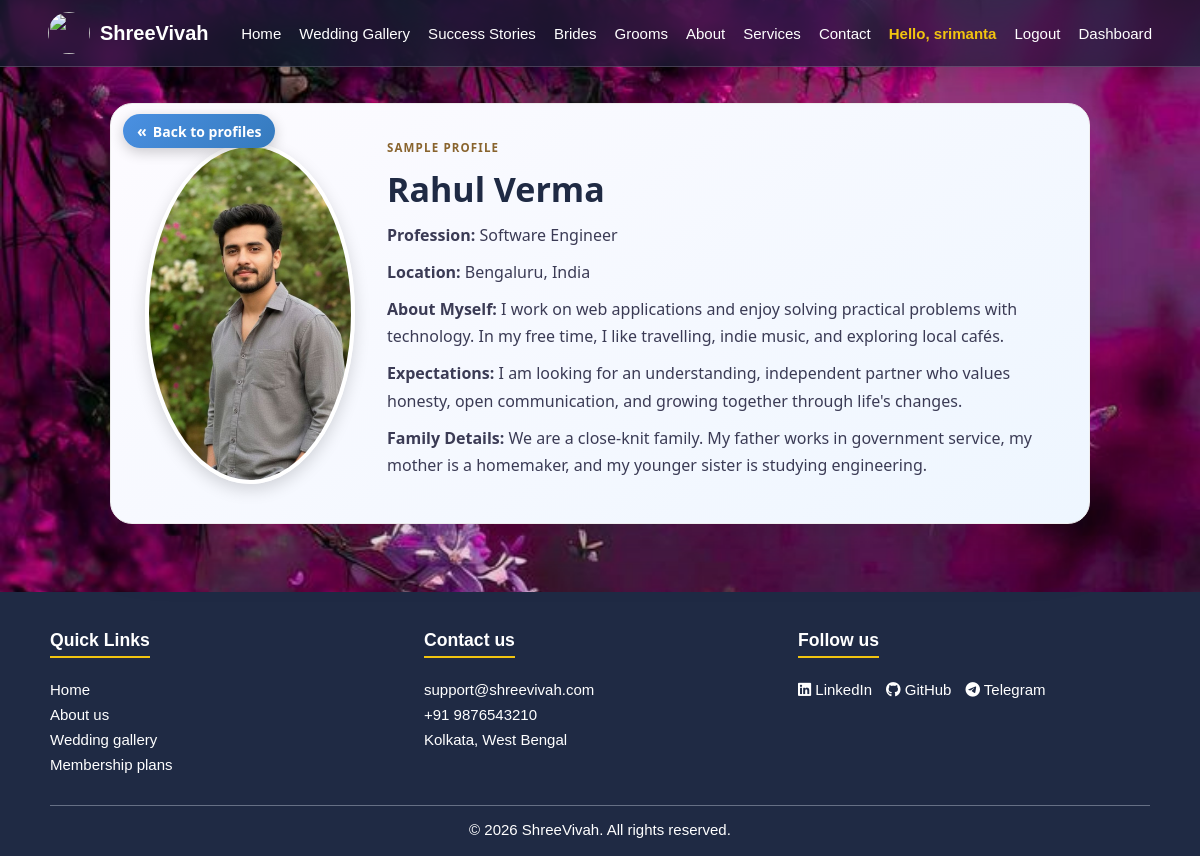
Page /profiles/rahul/ (signed in) on the committed database.
### main/models.py (models this page shows, shortened)
class GroomProfile(models.Model):
    user = models.ForeignKey(User, on_delete=models.SET_NULL, blank=True, null=True)
    slug = models.SlugField(max_length=120, blank=True, null=True, unique=True)
    name = models.CharField(max_length=100)
    profession = models.CharField(max_length=120, blank=True)
    location = models.CharField(max_length=160, blank=True)
    about = models.TextField()
    expectations = models.TextField(blank=True)
    family = models.TextField(blank=True)
    photo = models.ImageField(upload_to="groom_photos/", blank=True, null=True)
    image_path = models.CharField(max_length=255, blank=True)
    is_sample = models.BooleanField(default=False)
    is_featured = models.BooleanField(default=False)
    class Meta:
        ordering = ("-is_featured", "name")

### profiles/views.py (the view)
# urls.py: path('rahul/', views.rahul, name='rahul'),
@login_required
def rahul(request):
    return render_profile(request, "rahul")

### profiles/views.py (called while the page is built)
def render_profile(request, slug):
    profile = BrideProfile.objects.filter(slug=slug).first()
    profile_list_url = "bride"
    if profile is None:
        profile = GroomProfile.objects.filter(slug=slug).first()
        profile_list_url = "groom"
    if profile is None:
        raise Http404("Profile not found.")
    return render(
        request,
        "profiles/extra_profile.html",
        {"profile": profile, "profile_list_url": profile_list_url},
    )

### profiles/templates/profiles/extra_profile.html (shortened to what this page needs)
{% load static %}
<!DOCTYPE html>
<html lang="en">
<head>
  <link rel="stylesheet" href="{% static 'profiles/css/user.css' %}?v=4">
</head>
<body>
  {% include "main/navbar.html" %}
  <main class="profile-container">
    <article class="profile-card">
      <a class="back-btn" href="{% if profile_list_url %}{% url profile_list_url %}{% elif profile.gender == 'bride' %}{% url 'bride' %}{% else %}{% url 'groom' %}{% endif %}">Back to profiles</a>
      <div class="profile-image">
        {% if profile.photo %}
          <img src="{{ profile.photo.url }}" alt="{{ profile.name }}">
        {% elif profile.image_path %}
          <img src="{% static profile.image_path %}" alt="{{ profile.name }}">
        {% else %}
          <div class="profile-photo-placeholder" aria-hidden="true">{{ profile.name|first|upper }}</div>
        {% endif %}
      </div>
      <div class="profile-details">
        <p class="sample-profile-label">{% if profile.is_sample %}Sample profile{% else %}Member profile{% endif %}</p>
        <h1>{{ profile.name }}</h1>
        <p><strong>Profession:</strong> {{ profile.profession }}</p>
        <p><strong>Location:</strong> {{ profile.location }}</p>
        <p><strong>About Myself:</strong> {{ profile.about }}</p>
        <p><strong>Expectations:</strong> {{ profile.expectations }}</p>
        <p><strong>Family Details:</strong> {{ profile.family }}</p>
      </div>
    </article>
  </main>
  {% include "main/footer.html" %}
</body>
</html>

### main/templates/main/navbar.html (shortened to what this page needs)
{% load static %}
<link rel="stylesheet" href="{% static 'main/css/site-shell.css' %}?v=2">
<link rel="stylesheet" href="https://cdnjs.cloudflare.com/ajax/libs/font-awesome/6.5.0/css/all.min.css">
{% url 'index' as home_url %}
{% url 'work' as work_url %}
{% url 'success_stories' as stories_url %}
{% url 'bride' as bride_url %}
{% url 'groom' as groom_url %}
{% url 'about' as about_url %}
{% url 'services' as services_url %}
{% url 'contact' as contact_url %}
<header class="site-header">
  <a class="site-brand" href="{% url 'index' %}">
    <img src="{% static 'main/images/1.png' %}" alt="">
    <span>ShreeVivah</span>
  </a>
  <nav class="site-nav" id="site-nav" aria-label="Main navigation">
    <a href="{{ home_url }}"{% if request.path == home_url %} class="is-active" aria-current="page"{% endif %}>Home</a>
    <a href="{{ work_url }}"{% if request.path == work_url %} class="is-active" aria-current="page"{% endif %}>Wedding Gallery</a>
    <a href="{{ stories_url }}"{% if request.path == stories_url %} class="is-active" aria-current="page"{% endif %}>Success Stories</a>
    <a href="{{ bride_url }}"{% if request.path == bride_url %} class="is-active" aria-current="page"{% endif %}>Brides</a>
    <a href="{{ groom_url }}"{% if request.path == groom_url %} class="is-active" aria-current="page"{% endif %}>Grooms</a>
    <a href="{{ about_url }}"{% if request.path == about_url %} class="is-active" aria-current="page"{% endif %}>About</a>
    <a href="{{ services_url }}"{% if request.path == services_url %} class="is-active" aria-current="page"{% endif %}>Services</a>
    <a href="{{ contact_url }}"{% if request.path == contact_url %} class="is-active" aria-current="page"{% endif %}>Contact</a>
    {% if request.user.is_authenticated %}
      <span class="site-nav-user">Hello, {{ request.user.username }}</span>
      <a href="{% url 'logout' %}">Logout</a>
      {% if request.user.is_superuser %}
        <a href="/admin/"{% if request.path|slice:':7' == '/admin/' %} class="is-active" aria-current="page"{% endif %}>Dashboard</a>
      {% endif %}
    {% else %}
      <a href="{% url 'signup' %}">Sign up</a>
      <a href="{% url 'login' %}">Login</a>
    {% endif %}
  </nav>
</header>

### profiles/static/profiles/css/user.css (style rules this page uses)
:root { --card-start: #fdfbff; --card-end: #eef6ff; --text-main: #1f2a44; --text-sub: #3b3b55; --shadow: 0 20px 60px rgba(20, 20, 40, 0.18); }
body { background: url("../images/b1.jpeg") no-repeat center center fixed; background-size: cover; font-family: 'Segoe UI', system-ui, -apple-system, sans-serif; display: flex; flex-direction: column; align-items: stretch; margin: 0; padding: 0; min-height: 100vh; animation: fadeIn 0.9s ease-in-out both; position: relative; overflow-x: hidden; background-color: transparent; }
.profile-container { display: flex; flex: 1 0 auto; align-items: center; max-width: 980px; width: min(92vw, 980px); margin: 36px auto; }
.site-header { flex-shrink: 0; align-self: stretch; }
.profile-card { position: relative; display: flex; gap: clamp(18px, 3vw, 32px); align-items: center; padding: clamp(22px, 4vw, 34px); border-radius: 22px; background: linear-gradient(145deg, var(--card-start), var(--card-end)); box-shadow: var(--shadow); transition: transform .3s ease, box-shadow .3s ease; border: 1px solid #eee; }
.profile-image { position: relative; width: clamp(160px, 24vw, 210px); aspect-ratio: 1/1; border-radius: 50%; flex: 0 0 auto; display: grid; place-items: center; }
.profile-image img { width: 100%; height: 100%; border-radius: 50%; object-fit: cover; border: 4px solid #fff; box-shadow: 0 6px 16px rgba(0,0,0,.15); transition: transform .3s ease; }
.profile-details { flex: 1; animation: slideIn .6s ease-out both; }
.sample-profile-label { margin: 0 0 8px !important; color: #89642e !important; font-size: 0.72rem !important; font-weight: 800; letter-spacing: 0.1em; text-transform: uppercase; }
.profile-details h1 { margin: 0 0 8px; color: var(--text-main); font-size: clamp(26px, 3.4vw, 34px); }
.profile-details p { font-size: clamp(14px, 1.4vw, 16px); margin: 10px 0; line-height: 1.7; color: var(--text-sub); }
.back-btn { text-decoration: none; position: absolute; top: 10px; left: 12px; font-size: 14px; font-weight: 600; color: #fff; background: linear-gradient(135deg, #4a90e2, #357ABD); padding: 6px 14px; border-radius: 50px; box-shadow: 0 4px 14px rgba(0,0,0,0.2); cursor: pointer; transition: all .3s ease; display: flex; align-items: center; gap: 6px; user-select: none; z-index: 5; }
.back-btn::before { content: "«"; font-size: 16px; transition: transform .3s ease; }

### main/static/main/css/site-shell.css (style rules this page uses)
.site-header, .site-footer { font-family: Arial, sans-serif; }
.site-header { position: sticky; top: 0; z-index: 1100; display: flex; flex: 0 0 auto; align-items: center; justify-content: space-between; gap: 18px; width: 100%; padding: 12px clamp(16px, 4vw, 48px); color: #fff; background: rgba(18, 29, 49, 0.72); border-bottom: 1px solid rgba(255, 255, 255, 0.18); box-shadow: 0 8px 32px rgba(0, 0, 0, 0.22); -webkit-backdrop-filter: blur(16px) saturate(150%); backdrop-filter: blur(16px) saturate(150%); box-sizing: border-box; }
.site-brand { display: inline-flex; flex: 0 0 auto; align-items: center; gap: 10px; color: #fff; font-size: 1.25rem; font-weight: 700; text-decoration: none; }
.site-brand img { width: 42px; height: 42px; border-radius: 50%; object-fit: cover; }
.site-nav { display: flex; align-items: center; justify-content: flex-end; flex-wrap: wrap; gap: 8px 18px; }
.site-nav a, .site-nav-user { color: #fff; font-size: 0.94rem; text-decoration: none; }
.site-nav .site-nav-user { color: #f1c40f; font-weight: 700; }

### static/responsive.css (style rules this page uses)
*, *::before, *::after { box-sizing: border-box; }
html { max-width: 100%; overflow-x: clip; }
body { max-width: 100%; }
img, video, iframe { max-width: 100%; }

### rows in the picture
GroomProfile: image_path (picture), name "Rahul Verma", profession "Software Engineer", location "Bengaluru, India", about "I work on web applications and enjoy solving practical problems with technology. In my free time, I like travelling, indie music, and exploring local cafés.", expectations "I am looking for an understanding, independent partner who values honesty, open communication, and growing together through life's changes.", family "We are a close-knit family. My father works in government service, my mother is a homemaker, and my younger sister is studying engineering."

### other values in the picture
{{ request.user.username }} "srimanta"
